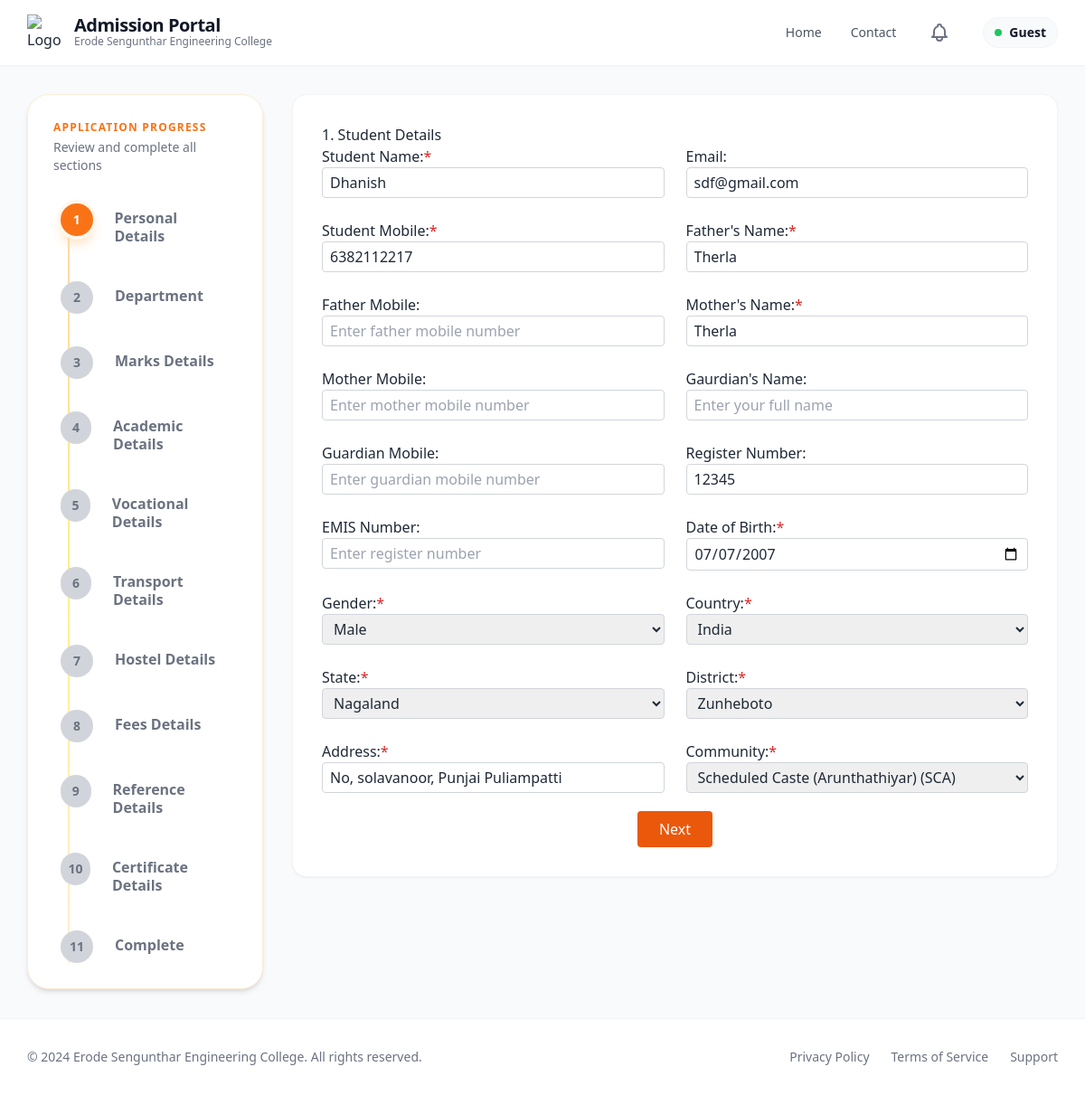
Screenshot of /personal_details/7/ with the database file from the repository.
### app/models.py (models this page shows, shortened)
class Admission(models.Model):
    Application_number=models.CharField(max_length=100, unique=True, blank =True, null =True)
    unique_id=models.CharField(unique=True,blank=True,null=True)
    student_name = models.CharField(max_length=255)
    email = models.EmailField(unique=True)
    student_mobile = models.CharField(max_length=15, blank=True, null=True)
    father_mobile = models.CharField(max_length=15, blank=True, null=True)
    mother_mobile = models.CharField(max_length=15, blank=True, null=True)
    guardian_mobile = models.CharField(max_length=15,blank=True,null=True)
    father_name = models.CharField(max_length=255)
    mother_name = models.CharField(max_length=255)
    guardian_name = models.CharField(max_length=255, blank=True, null=True)
    register_number = models.CharField(max_length=100, unique=True,blank=True)
    umis_number = models.CharField(max_length=100, blank=True, null=True)
    dob = models.DateField()
    gender = models.CharField(max_length=10, choices=[('Male', 'Male'), ('Female', 'Female'), ('Others', 'Others')])
    community = models.CharField(
    max_length=255,
    choices=[ ('OC', 'Open Competition (OC)'),
    ('BC', 'Backward Class (BC)'),
    ('MBC', 'Most Backward Class (MBC)'),
    ('DNC', 'Denotified Communities (DNC)'),
    ('BCM', 'Backward Class (Muslim) (BCM)'),
    ('SC', 'Scheduled Caste (SC)'),
    ('SCA', 'Scheduled Caste (Arunthathiyar) (SCA)'),
    ('ST', 'Scheduled Tribe (ST)') ],
    blank=True,
    null=True
)
    address = models.TextField()
    state=models.CharField(blank=True,null=True)
    district=models.CharField(blank=True,null=True)
    country=models.CharField(blank=True,null=True)
    level = models.CharField(max_length=10, choices=[('ug', 'UG'), ('pg', 'PG'), ('le', 'LE')])
    department_preferences = models.JSONField(default=dict, blank=True)  # Store as {dept_name: preference_rank}
    pg_dept = models.CharField(max_length=255, blank=True, null=True)  # For PG only
    tc = models.FileField(upload_to=certificate_upload_path, blank=True)
    community_cert = models.FileField(upload_to=certificate_upload_path, blank=True)
    aadhaar = models.FileField(upload_to=certificate_upload_path, blank=True)
    tenth_marksheet = models.FileField(upload_to=certificate_upload_path, blank=True)
    twelfth_marksheet = models.FileField(upload_to=certificate_upload_path, blank=True, null=True)
    photo = models.FileField(upload_to=photo_upload_path, blank=True)
    admission_fee = models.CharField(max_length=50, blank=True)
    tuition_fee = models.CharField(max_length=50, blank=True)
    college_fee = models.CharField(max_length=50, blank=True)
    hostel_fee = models.CharField(max_length=50, blank=True)
    bus_fee = models.CharField(max_length=50, blank=True)
    transaction_id = models.CharField(max_length=50,null=True, blank=True)
    transaction_date = models.DateTimeField(null=True, blank=True)
    payment_screenshot = models.FileField(upload_to=payment_upload_path, blank=True)
    had_paid=models.BooleanField(default=False)
    tenth_total = models.CharField(max_length=50, blank=True)
    tenth_percentage = models.CharField(max_length=50, blank=True)
    twelfth_total = models.CharField(max_length=50, blank=True, null=True)
    twelfth_percentage = models.CharField(max_length=50, blank=True, null=True)
    qualification = models.CharField(max_length=10, choices=[('12th', '12th'), ('Diploma', 'Diploma')], blank=True)
    maths_marks = models.CharField(max_length=50, blank=True, null=True)
    physics_marks = models.CharField(max_length=50, blank=True, null=True)
    chemistry_marks = models.CharField(max_length=50, blank=True, null=True)
    group_major = models.CharField(max_length=255, blank=True)
    cutoff_marks = models.CharField(max_length=50, blank=True, null=True)
    last_school = models.CharField(max_length=255, blank=True)
    board = models.CharField(max_length=50, choices=[
        ('State Board', 'State Board'),
        ('CBSE', 'CBSE'),
        ('ICSE', 'ICSE'),
        ('Matriculation', 'Matriculation'),
        ('Diploma', 'Diploma'),
        ('Others', 'Others')
    ], blank=True)
    year_passing = models.IntegerField(blank=True, null=True)
    medium = models.CharField(max_length=50, choices=[
        ('Tamil', 'Tamil'),
        ('English', 'English'),
        ('Others', 'Others')
    ], blank=True)
    vocational_stream = models.CharField(max_length=100, blank=True, null=True)
    skill_proof = models.FileField(upload_to=vocational_upload_path, blank=True, null=True)
    bus_needed = models.CharField(max_length=3, choices=[('yes', 'Yes'), ('no', 'No')], blank=True)
    boarding_point = models.CharField(max_length=100, blank=True, null=True)
    bus_route = models.CharField(max_length=100, blank=True, null=True)
    hostel_needed = models.CharField(max_length=3, choices=[('yes', 'Yes'), ('no', 'No')], blank=True)
    hostel_type = models.CharField(max_length=50, blank=True, null=True)
    room_type = models.CharField(max_length=50, blank=True, null=True)
    mess_type = models.CharField(max_length=50, blank=True, null=True)
    hostel_fee_amount = models.CharField(max_length=50, blank=True, null=True)
    reference_name = models.CharField(max_length=255, blank=True)
    contact_number = models.CharField(max_length=15, blank=True)
    relationship = models.CharField(max_length=255,blank=True)
    reference_mobile = models.CharField(max_length=15,blank=True)
    reference_department = models.CharField(max_length=255,blank=True)
    reference_designation = models.CharField(max_length=255,blank=True)
    created_at = models.DateTimeField(auto_now_add=True)

### app/views.py (the view, shortened to what this page needs)
# urls.py: path('personal_details/', views.personal_details, name='personal_details'),
def personal_details(request, pk=None):
    admission = None
    try:
        if pk:
            admission = Admission.objects.filter(pk=pk).first()
            if not admission:
                messages.error(request, 'Admission record not found.')
                return redirect('personal_details')
        context = {
            'admission': admission,
            'title': 'Personal Details',
            'pk': pk , "steps": get_steps(),"current_step": 1
        }
        return render(request, 'details_form/personal_details.html', context)
    except Exception as e:
        logger.error(f"Error in personal_details view: {str(e)}")
        messages.error(request, 'An error occurred while processing your request.')
        if pk:
            return redirect('personal_details', pk=pk)
        return redirect('personal_details')

### app/views.py (called while the page is built)
def get_steps():
    return [
        {"number": 1, "label": "Personal Details"},
        {"number": 2, "label": "Department"},
        {"number": 3, "label": "Marks Details"},
        {"number": 4, "label": "Academic Details"},
        {"number": 5, "label": "Vocational Details"},
        {"number": 6, "label": "Transport Details"},
        {"number": 7, "label": "Hostel Details"},
        {"number": 8, "label": "Fees Details"},
        {"number": 9, "label": "Reference Details"},
        {"number": 10, "label": "Certificate Details"},
        {"number": 11, "label": "Complete"},
    ]

### templates/details_form/personal_details.html (shortened to what this page needs)
{% extends 'details_form/Created_base.html' %}
{% block content %}
{% include "details_form/tracker.html" %}
<div class="col-span-1 lg:col-span-9">
  <div class="bg-white rounded-2xl shadow-sm border border-gray-100 p-6 md:p-8">
    <script src="https://cdn.tailwindcss.com"></script>
    <script src="https://cdn.tailwindcss.com"></script>
<form method="post" enctype="multipart/form-data" action="{% url 'personal_details' %}{% if pk %}?pk={{ pk }}{% endif %}" id="personalForm">
  <div class="card">
    <h2>1. Student Details</h2>
    <div class="grid grid-cols-1 md:grid-cols-2 gap-6">
      <div>
        <label>Student Name:<span class="text-red-600">*</span></label>
        <input type="text" name="student_name" value="{% if admission %}{{ admission.student_name }}{% endif %}" placeholder="Enter your full name" required class="w-full border border-gray-300 rounded px-2 py-1">
      </div>
      <div>
        <label>Email:</label>
        <input type="email" name="email" value="{% if admission %}{{ admission.email }}{% endif %}" placeholder="Enter your email" required class="w-full border border-gray-300 rounded px-2 py-1">
      </div>
      <div>
        <label>Student Mobile:<span class="text-red-600">*</span></label>
        <input type="tel" name="student_mobile" value="{% if admission %}{{ admission.student_mobile }}{% endif %}" placeholder="Enter student mobile number" class="w-full border border-gray-300 rounded px-2 py-1">
      </div>
      <div>
        <label>Father's Name:<span class="text-red-600">*</span></label>
        <input type="text" name="father_name" value="{% if admission %}{{ admission.father_name }}{% endif %}" placeholder="Enter your full name" class="w-full border border-gray-300 rounded px-2 py-1">
      </div>
      <div>
        <label>Father Mobile:</label>
        <input type="tel" name="father_mobile" value="{% if admission %}{{ admission.father_mobile }}{% endif %}" placeholder="Enter father mobile number" class="w-full border border-gray-300 rounded px-2 py-1">
      </div>
      <div>
        <label>Mother's Name:<span class="text-red-600">*</span></label>
        <input type="text" name="mother_name" value="{% if admission %}{{ admission.mother_name }}{% endif %}" placeholder="Enter your full name" class="w-full border border-gray-300 rounded px-2 py-1">
      </div>
      <div>
        <label>Mother Mobile:</label>
        <input type="tel" name="mother_mobile" value="{% if admission %}{{ admission.mother_mobile }}{% endif %}" placeholder="Enter mother mobile number" class="w-full border border-gray-300 rounded px-2 py-1">
      </div>
      <div>
        <label>Gaurdian's Name:</label>
        <input type="text" name="guardian_name" value="{% if admission %}{{ admission.guardian_name }}{% endif %}" placeholder="Enter your full name" class="w-full border border-gray-300 rounded px-2 py-1">
      </div>
      <div>
        <label>Guardian Mobile:</label>
        <input type="tel" name="guardian_mobile" value="{% if admission %}{{ admission.guardian_mobile }}{% endif %}" placeholder="Enter guardian mobile number" class="w-full border border-gray-300 rounded px-2 py-1">
      </div>
      <div>
        <label>Register Number:</label>
        <input type="text" name="register_number" value="{% if admission %}{{ admission.register_number }}{% endif %}" placeholder="Enter register number" required class="w-full border border-gray-300 rounded px-2 py-1">
      </div>
      <div>
        <label>EMIS Number:</label>
        <input type="text" name="umis_number" value="{% if admission %}{{ admission.umis_number }}{% endif %}" placeholder="Enter register number" class="w-full border border-gray-300 rounded px-2 py-1">
      </div>
      <div>
        <label>Date of Birth:<span class="text-red-600">*</span></label>
        <input type="date" name="dob" value="{% if admission %}{{ admission.dob|date:'Y-m-d' }}{% endif %}" required class="w-full border border-gray-300 rounded px-2 py-1">
      </div>
      <div>
        <label>Gender:<span class="text-red-600">*</span></label>
        <select name="gender" required class="w-full border border-gray-300 rounded px-2 py-1">
          <option {% if admission and admission.gender == 'Male' %}selected{% endif %}>Male</option>
        </select>
      </div>
      <div>
        <label>Country:<span class="text-red-600">*</span></label>
        <select name="country" id="country" required class="w-full border border-gray-300 rounded px-2 py-1">
          <option value="India" {% if admission and admission.country == 'India' %}selected{% endif %}>India</option>
        </select>
      </div>
      <div>
        <label>State:<span class="text-red-600">*</span></label>
        <select name="state" id="state_dropdown" required class="w-full border border-gray-300 rounded px-2 py-1">
          <option value="Nagaland" {% if admission and admission.state == 'Nagaland' %}selected{% endif %}>Nagaland</option>
        </select>
      </div>
      <div>
        <label>District:<span class="text-red-600">*</span></label>
        <select name="district" id="district_dropdown" required class="w-full border border-gray-300 rounded px-2 py-1">
          <option value="">Select District</option>
        </select>
      </div>
      <div>
        <label>Address:<span class="text-red-600">*</span></label>
        <input type="text" name="address" value="{% if admission %}{{ admission.address }}{% endif %}" placeholder="Enter address" required class="w-full border border-gray-300 rounded px-2 py-1">
      </div>
      <div>
        <label>Community:<span class="text-red-600">*</span></label>
        <select name="community" class="w-full border border-gray-300 rounded px-2 py-1">
          <option value="SCA" {% if admission and admission.community == 'SCA' %}selected{% endif %}>Scheduled Caste (Arunthathiyar) (SCA)</option>
        </select>
      </div>
    </div>
    <div class="text-center mt-5">
      <button type="submit" class="bg-orange-600 text-white px-6 py-2 rounded hover:bg-orange-700">Next</button>
    </div>
  </div>
</form>
  </div>
</div>
{% endblock %}

### templates/details_form/Created_base.html (style rules this page uses)
button { background-color: #f59e0b; color: #ffffff; padding: 0.5rem 1.5rem; border-radius: 9999px; border: none; cursor: pointer; transition: background-color 0.2s ease-in-out; }

### rows the page displays
Admission: student_name "Dhanish", email "sdf@gmail.com", student_mobile "6382112217", father_name "Therla", mother_name "Therla", register_number "12345", dob "07/07/2007", gender "Male", country "India", state "Nagaland", address "No, solavanoor, Punjai Puliampatti", community "Scheduled Caste (Arunthathiyar) (SCA)"

### other values shown
{{ user.username|default:"Guest" }} "Guest"
{{ step.number }} "1" "2" "3" "4" "5" "6" "7" "8" "9" "10" "11"
{{ step.label }} "Personal Details" "Department" "Marks Details" "Academic Details" "Vocational Details" "Transport Details" "Hostel Details" "Fees Details" "Reference Details" "Certificate Details" "Complete"
